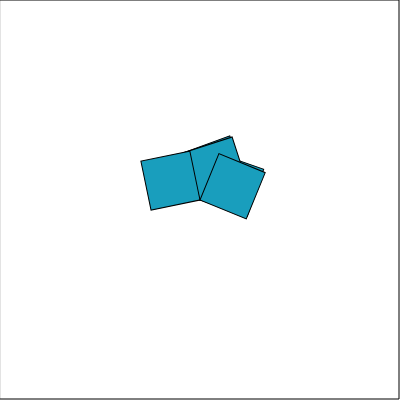
Frame 1 (no input)
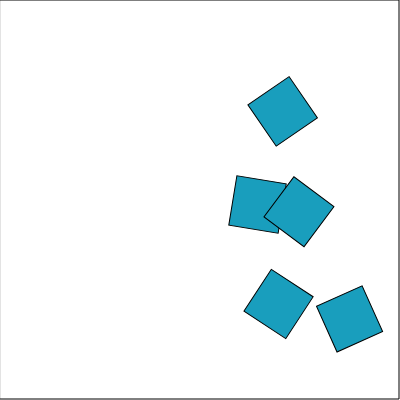
Frame 60 (no input)
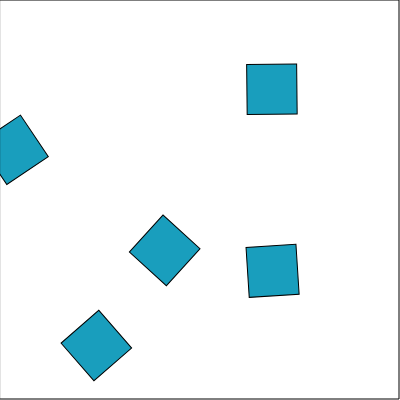
Frame 120 (the mouse pressed at the canvas centre since frame 60)

The p5.js sketch that drew these frames (run headless with seeded random() and noise() and a simulated clock; from frame 60 on, the mouse is pressed at the canvas centre):

// p5.js sketch
// ── sketch.js
var roids = [];


function setup() {
  createCanvas(400, 400);

  for (let i = 0; i < 5; i++)
    roids.push(new Asteroid());
}



function draw() {
  background(255);
  for (let i = 0; i < roids.length; i++) {
    roids[i].draw();
  }




  for (let i = 0; i < roids.length; i++) {
    var roid = roids[i];
    roid.update();

    if (roid.pos.x > width + roid.size / 2)
      roid.pos.x = -roid.size / 2;

    if (roid.pos.x < -roid.size / 2)
      roid.pos.x = width + roid.size / 2;

    if (roid.pos.y > height + roid.size / 2)
      roid.pos.y = -roid.size / 2;

    if (roid.pos.y < -roid.size / 2)
      roid.pos.y = height + roid.size / 2;
  }
  
  rectMode(CORNER);
  noFill();
  rect(0,0,width-1,height-1);
  fill(255);
}



function mousePressed() {
  for (let i = 0; i < roids.length; i++) {
    var roid = roids[i];
    roid.pos = createVector(mouseX, mouseY);
    roid.randVect();
    

  }

}
// ── Asteroid.js
class Asteroid {
  constructor() {
    this.pos = createVector(width / 2, height / 2);
    this.vel = p5.Vector.random2D(); //createVector(random(-5,5),random(-5,5));
    this.size = 50;
    this.speed = random(1, 3);
    this.vel.setMag(this.speed);

    this.color = color(random(0, 256), random(0, 256), random(0, 256));
    this.color = color(25, 158, 189);
    
    this.angle = random(0,360);
    this.angSpeed = random(-6,6);

  }


  randVect() {
    this.vel = p5.Vector.random2D();
    this.vel.setMag(this.speed);
  }

  draw() {
    push();
    //rectMode(CENTER);
    fill(this.color);
    translate(this.pos.x, this.pos.y);
    angleMode(DEGREES);
    rotate(this.angle);
    rect(0,0, this.size, this.size);
    
    pop();
  }

  update() {
    this.pos.add(this.vel);
    this.angle += this.angSpeed;
  }


}
